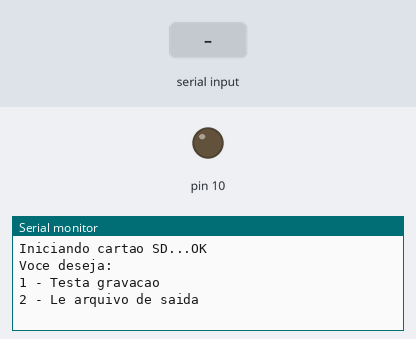
Recording of a sketch running on a simulated Arduino Uno, built with avr-gcc and run on an emulated ATmega328P. Shown: output pins drawn as LEDs (lit = HIGH), the last lines printed to the serial monitor. The inputs (shaded band) are chosen by the test bench. Storage starts empty.

Above: at 1.2 s.
1.3 s: "1\n" received over Serial
At 1.63 s:
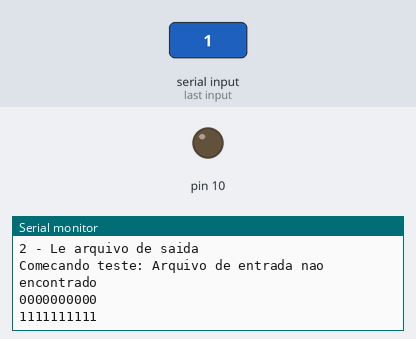
2.8 s: byte 49 ('1') received over Serial
5.8 s: byte 50 ('2') received over Serial
At 7.1 s:
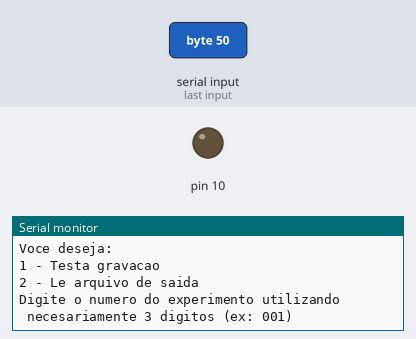
7.7 s: "90,45\n" received over Serial
At 8.7 s:
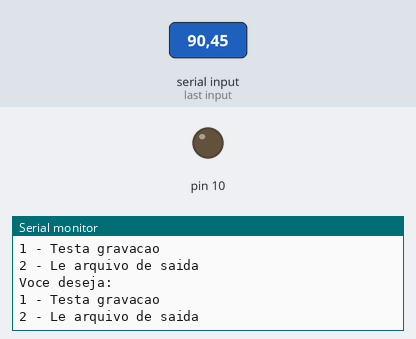

Measured:
- after the input at 1.3 s, the serial monitor: prints a new line at once (image 1)
- after the input at 5.8 s, the serial monitor: prints a new line after 0.38 s (image 2)
- after the input at 7.7 s, the serial monitor: prints a new line at once (image 3)

The sketch:

teste_gravacao.pde
```cpp
#include <SD.h>

char nome_e[] = "entra000.csv"; // pode mudar o nome, mas deve manter o número de letras e números
char nome_s[] = "saida000.csv"; // idem

void setup()
{
    /******************************/
    /* Inicialização do cartão SD */
    /******************************/
    Serial.begin(9600);
    Serial.print("Iniciando cartao SD...");
    pinMode(10, OUTPUT);

    if (!SD.begin(8))
    {
        Serial.println("Erro");
        return;
    }
    Serial.println("OK");
}

void loop()
{
    /*******************************/
    /* Inicialização das variaveis */
    /*******************************/
    int m = 10;
    int teste[10]; // este trecho pode sair
    int i;
    int j;
    int menu;
    String text;

    for(j=0; j<m; j++)
    {
      teste[j] = 0;
    }

    Serial.print("\n"); // pede entrada dos nomes dos arquivos e entrada e saida
    Serial.println("Voce deseja:");
    Serial.println("1 - Testa gravacao");
    Serial.println("2 - Le arquivo de saida");

    while (!Serial.available()); //enquanto não estiver nada na serial, ele fica entro da alça
    menu = Serial.read(); // Assim que houver algo ele lê

    if (menu == '1') //Começar novo experimento
    {
        Serial.print("\nComecando teste: ");

        File file_e = SD.open(nome_e);
        if (!file_e) Serial.println("Arquivo de entrada nao encontrado");

        for(i=0; i<13; i++)
        {
            // pula uma linha - linha do CABEÇALHO - melhor manter esta linha para evitar problemas

            for(j=0;j<m;j++)
            {
              text = String(teste[j]) ;
              Serial.print(text);
              escreve_sd(file_e, String (teste[j]) );
            }

            Serial.println(' ');
            escreve_sd(file_e, "\r\n");


            for(j=0; j<m; j++)
            {
              teste[j] ++;
            }

        }

        file_e.close();
    } // DAQUI O SISTEMA VOLTA PARA O MENU

    if (menu == '2') // ESTE MENU SERVE PARA LER O ARQUIVO QUE FOI GRAVADO, CASO HAJA NECESSIDADE. sE MUDAR NUMEROS E NOMES, DEVE-SE ALTERAR AQUI TAMBEM
    {
        Serial.println("Digite o numero do experimento utilizando \n necesariamente 3 digitos (ex: 001)");
        for(i = 0; i < 3; i++)
        {
            while(Serial.available() == 0);
            nome_s[5+i] = Serial.read();
        }

        Serial.print("\nLendo experimento: ");
        for(i = 0; i < 12; i++)
        {
            Serial.print(nome_s[i]);
        }
        Serial.print("\n\n");

        File file = SD.open(nome_s);
        if (!file) Serial.println("Arquivo de entrada nao encontrado");

        if (file)
        {
            while (file.available())
            {
                Serial.write(file.read());
            }
            file.close();
        }
    }
}

int pega_numero(File file) // IDENTIFICA SE HÁ UM NUMERO APENAS OU UM CONJUNTO DE NÚMEROS DENTRO DO ARQUIVO
{
    int i = 0;

    //while ( file.peek() != ';' && file.peek() != '\r' && file.peek() != '\n' && file.peek() != ' ' )
    while ( file.peek() >= '0' && file.peek() <= '9' )
    {
        i = i*10 + file.read() - '0'; // TRANSFORMADOR DE NÚMEROS INDIVIDUAIS EM DECIMAIS
    }

    //while ( (file.peek() == ';' || file.peek() == '\r' || file.peek() == '\n') && file.available() )
    while ( (file.peek() < '0' || file.peek() > '9') && file.available() )
    {
        file.read();
    }

    return i;
}

void escreve_sd(File file_e, String data) //GRAVA OS RESULTADOS FINAIS NA MATRIZ
{
    int posicao;

    posicao = file_e.position();
    file_e.close();

    File file_s = SD.open(nome_s, FILE_WRITE);
    if (file_s)
    {
        file_s.print(data);
        if (data != "\r\n") file_s.print(';');
        file_s.close();
    }
    else Serial.println("Nao foi possivel criar arquivo de saida");

    file_e = SD.open(nome_e);
    file_e.seek(posicao);
}
```
